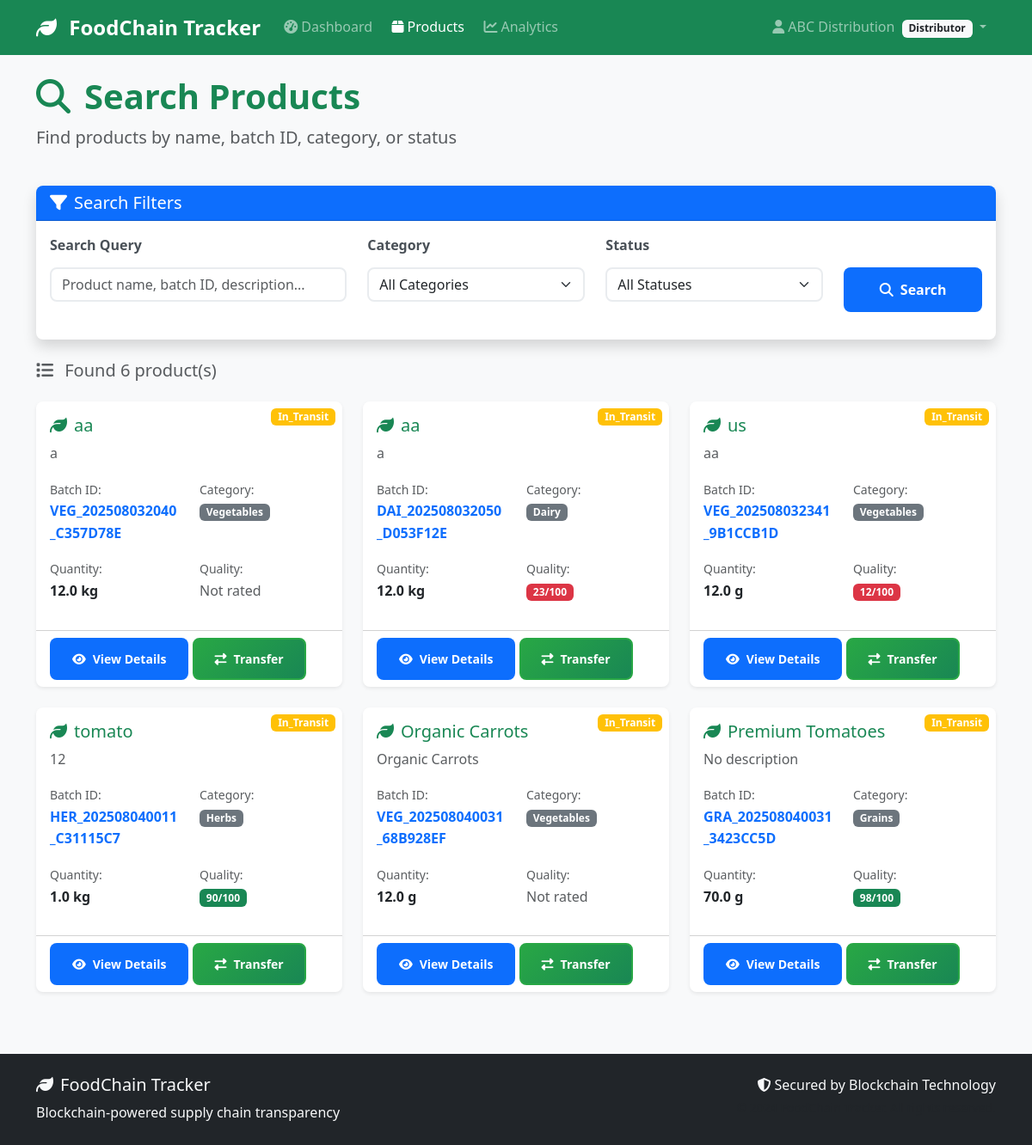
Page /products/search (signed in) on the earlier database version.
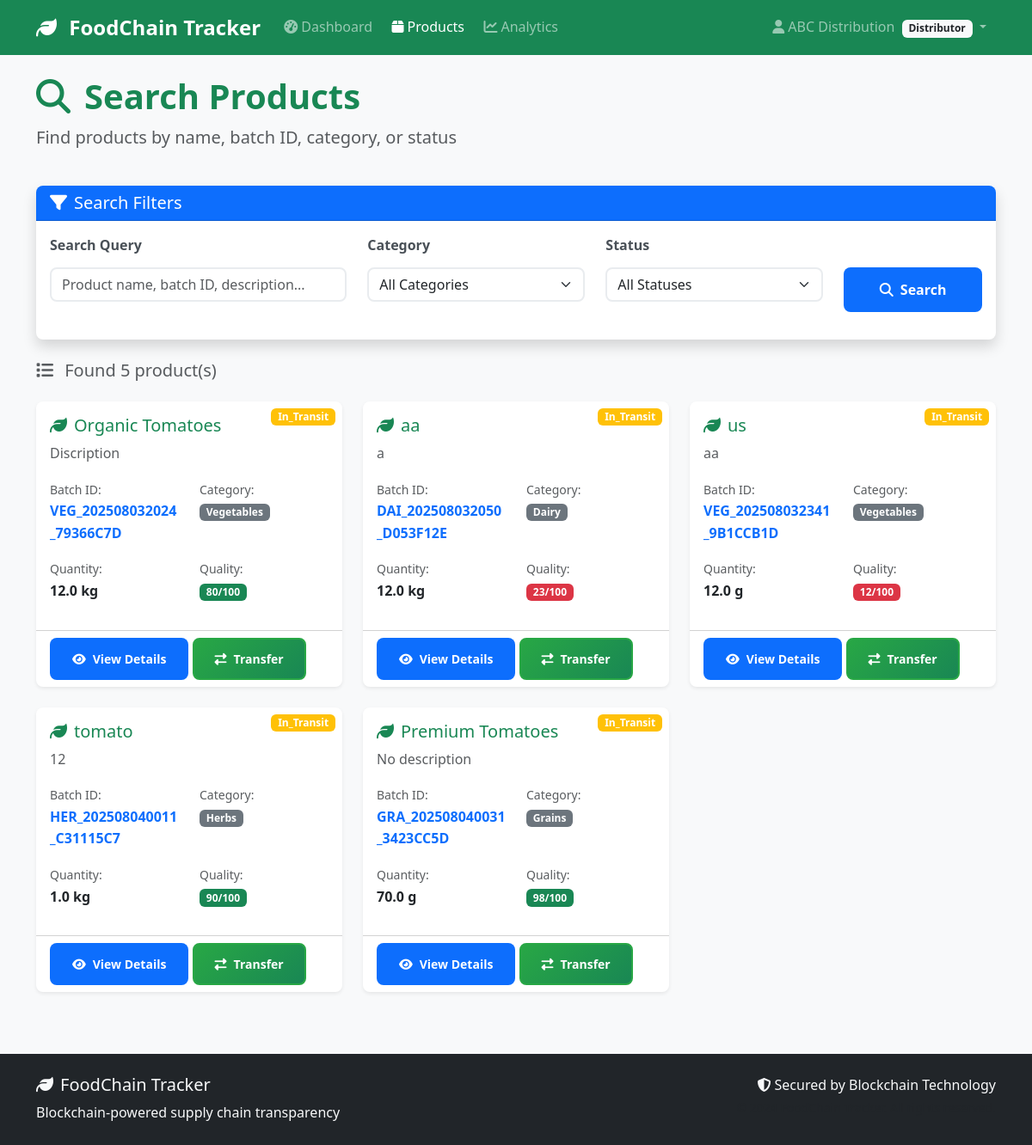
Same page on the later database version.
### models/user.py (models this page shows, shortened)
class User(UserMixin, db.Model):
    __tablename__ = 'users'
    id = db.Column(db.Integer, primary_key=True)
    username = db.Column(db.String(80), unique=True, nullable=False)
    email = db.Column(db.String(120), unique=True, nullable=False)
    password_hash = db.Column(db.String(200), nullable=False)
    full_name = db.Column(db.String(100), nullable=False)
    phone = db.Column(db.String(20))
    address = db.Column(db.Text)
    role = db.Column(db.String(20), nullable=False)  # 'farmer', 'distributor', 'retailer', 'inspector'
    company_name = db.Column(db.String(100))
    license_number = db.Column(db.String(50))  # Business license or certification
    is_active = db.Column(db.Boolean, default=True)
    is_verified = db.Column(db.Boolean, default=False)  # For business verification
    created_at = db.Column(db.DateTime, default=datetime.utcnow)
    last_login = db.Column(db.DateTime)
    products_created = db.relationship('Product', foreign_keys='Product.created_by',
                                     backref='creator', lazy='dynamic')
    sent_transactions = db.relationship('Transaction', foreign_keys='Transaction.from_user_id',
                                      backref='sender', lazy='dynamic')
    received_transactions = db.relationship('Transaction', foreign_keys='Transaction.to_user_id',
                                          backref='receiver', lazy='dynamic')
    def get_role_display(self):
        role_names = {
            'farmer': 'Farmer/Producer',
            'distributor': 'Distributor',
            'retailer': 'Retailer',
            'inspector': 'Inspector'
        }
        return role_names.get(self.role, self.role.title())
    def can_create_products(self):
        return self.role == 'farmer'
    def can_transfer_products(self):
        return self.role in ['farmer', 'distributor']

### models/product.py (models this page shows, shortened)
class Product(db.Model):
    __tablename__ = 'products'
    id = db.Column(db.Integer, primary_key=True)
    batch_id = db.Column(db.String(50), unique=True, nullable=False)
    name = db.Column(db.String(100), nullable=False)
    category = db.Column(db.String(50), nullable=False)  # 'vegetables', 'fruits', 'grains', etc.
    description = db.Column(db.Text)
    quantity = db.Column(db.Float, nullable=False)  # Amount of product
    unit = db.Column(db.String(20), nullable=False)  # 'kg', 'tons', 'boxes', etc.
    quality_grade = db.Column(db.String(10))  # 'A', 'B', 'C', or custom grading
    quality_score = db.Column(db.Integer)  # 0-100 quality score
    origin_location = db.Column(db.String(200))  # Where product was produced
    harvest_date = db.Column(db.Date)
    expiry_date = db.Column(db.Date)
    current_location = db.Column(db.String(200))
    status = db.Column(db.String(50), default='created')  # 'created', 'in_transit', 'delivered', 'expired'
    temperature = db.Column(db.Float)  # Celsius
    humidity = db.Column(db.Float)     # Percentage
    pressure = db.Column(db.Float)     # For certain products
    created_by = db.Column(db.Integer, db.ForeignKey('users.id'), nullable=False)
    current_owner_id = db.Column(db.Integer, db.ForeignKey('users.id'), nullable=False)
    created_at = db.Column(db.DateTime, default=datetime.utcnow)
    updated_at = db.Column(db.DateTime, default=datetime.utcnow, onupdate=datetime.utcnow)
    current_owner = db.relationship('User', foreign_keys=[current_owner_id], backref='owned_products')
    transactions = db.relationship('Transaction', backref='product', lazy='dynamic', cascade='all, delete-orphan')

### routes/products.py (the view)
@products_bp.route('/search')
@login_required
def search_products():
    query = request.args.get('q', '')
    category = request.args.get('category', '')
    status = request.args.get('status', '')
    products_query = Product.query
    if query:
        products_query = products_query.filter(
            (Product.name.contains(query)) |
            (Product.batch_id.contains(query)) |
            (Product.description.contains(query))
        )
    if category:
        products_query = products_query.filter_by(category=category)
    if status:
        products_query = products_query.filter_by(status=status)
    if current_user.role == 'farmer':
        products_query = products_query.filter_by(created_by=current_user.id)
    elif current_user.role in ['distributor', 'retailer']:
        products_query = products_query.filter_by(current_owner_id=current_user.id)
    products = products_query.all()
    categories = db.session.query(Product.category.distinct()).all()
    statuses = db.session.query(Product.status.distinct()).all()
    return render_template('products/search.html',
                         products=products,
                         categories=[c[0] for c in categories],
                         statuses=[s[0] for s in statuses],
                         current_query=query,
                         current_category=category,
                         current_status=status)

### templates/products/search.html (shortened to what this page needs)
{% extends "base.html" %}
{% block content %}
<div class="row mb-4">
    <div class="col-md-8">
        <h1 class="display-6 fw-bold text-success">
            <i class="fas fa-search me-3"></i>Search Products
        </h1>
        <p class="lead text-muted">Find products by name, batch ID, category, or status</p>
    </div>
    <div class="col-md-4 text-end">
    </div>
</div>
<div class="row mb-4">
    <div class="col-12">
        <div class="card shadow">
            <div class="card-header bg-primary text-white">
                <h5 class="mb-0">
                    <i class="fas fa-filter me-2"></i>Search Filters
                </h5>
            </div>
            <div class="card-body">
                <form method="GET">
                    <div class="row">
                        <div class="col-md-4 mb-3">
                            <label for="q" class="form-label">Search Query</label>
                            <input type="text" class="form-control" id="q" name="q"
                                   value="{{ current_query }}"
                                   placeholder="Product name, batch ID, description...">
                        </div>
                        <div class="col-md-3 mb-3">
                            <label for="category" class="form-label">Category</label>
                            <select class="form-select" id="category" name="category">
                                <option value="">All Categories</option>
                            </select>
                        </div>
                        <div class="col-md-3 mb-3">
                            <label for="status" class="form-label">Status</label>
                            <select class="form-select" id="status" name="status">
                                <option value="">All Statuses</option>
                            </select>
                        </div>
                        <div class="col-md-2 mb-3">
                            <label class="form-label">&nbsp;</label>
                            <div class="d-grid">
                                <button type="submit" class="btn btn-primary">
                                    <i class="fas fa-search me-2"></i>Search
                                </button>
                            </div>
                        </div>
                    </div>
                </form>
            </div>
        </div>
    </div>
</div>
{% if products %}
    <div class="row mb-3">
        <div class="col-12">
            <h5 class="text-muted">
                <i class="fas fa-list me-2"></i>
                Found {{ products|length }} product(s)
            </h5>
        </div>
    </div>
    <div class="row">
        {% for product in products %}
            <div class="col-lg-4 col-md-6 mb-4">
                <div class="card h-100 shadow-sm">
                    <div class="position-relative">
                        <span class="position-absolute top-0 end-0 m-2 badge bg-{{ 'success' if product.status == 'created' else 'warning' if product.status == 'in_transit' else 'info' if product.status == 'delivered' else 'danger' }}">
                            {{ product.status.title() }}
                        </span>
                    </div>
                    <div class="card-body">
                        <h5 class="card-title text-success">
                            <i class="fas fa-leaf me-2"></i>{{ product.name }}
                        </h5>
                        <p class="card-text text-muted">{{ product.description[:100] if product.description else 'No description' }}{% if product.description and product.description|length > 100 %}...{% endif %}</p>
                        <div class="row mb-3">
                            <div class="col-6">
                                <small class="text-muted">Batch ID:</small><br>
                                <strong class="text-primary">{{ product.batch_id }}</strong>
                            </div>
                            <div class="col-6">
                                <small class="text-muted">Category:</small><br>
                                <span class="badge bg-secondary">{{ product.category.title() }}</span>
                            </div>
                        </div>
                        <div class="row mb-3">
                            <div class="col-6">
                                <small class="text-muted">Quantity:</small><br>
                                <strong>{{ product.quantity }} {{ product.unit }}</strong>
                            </div>
                            <div class="col-6">
                                <small class="text-muted">Quality:</small><br>
                                {% if product.quality_score %}
                                    <span class="badge bg-{{ 'success' if product.quality_score >= 80 else 'warning' if product.quality_score >= 60 else 'danger' }}">
                                        {{ product.quality_score }}/100
                                    </span>
                                {% else %}
                                    <span class="text-muted">Not rated</span>
                                {% endif %}
                            </div>
                        </div>
                    </div>
                    <div class="card-footer bg-transparent">
                        <a href="{{ url_for('products.view_product', id=product.id) }}" class="btn btn-primary btn-sm">
                            <i class="fas fa-eye me-2"></i>View Details
                        </a>
                        {% if current_user.id == product.current_owner_id and current_user.can_transfer_products() %}
                            <a href="{{ url_for('products.transfer_product', id=product.id) }}" class="btn btn-success btn-sm">
                                <i class="fas fa-exchange-alt me-2"></i>Transfer
                            </a>
                        {% endif %}
                    </div>
                </div>
            </div>
        {% endfor %}
    </div>
{% endif %}
{% endblock %}

### templates/base.html (shortened to what this page needs)
<!DOCTYPE html>
<html lang="en">
<head>
    <link href="https://cdn.jsdelivr.net/npm/bootstrap@5.3.0/dist/css/bootstrap.min.css" rel="stylesheet">
    <link href="https://cdnjs.cloudflare.com/ajax/libs/font-awesome/6.4.0/css/all.min.css" rel="stylesheet">
    <link href="{{ url_for('static', filename='css/style.css') }}" rel="stylesheet">
</head>
<body>
    <nav class="navbar navbar-expand-lg navbar-dark bg-success">
        <div class="container">
            <a class="navbar-brand" href="{{ url_for('index') }}">
                <i class="fas fa-leaf me-2"></i>
                FoodChain Tracker
            </a>
            <div class="collapse navbar-collapse" id="navbarNav">
                <ul class="navbar-nav me-auto">
                    {% if current_user.is_authenticated %}
                        <li class="nav-item">
                            <a class="nav-link" href="{{ url_for('dashboard.main') }}">
                                <i class="fas fa-tachometer-alt me-1"></i>Dashboard
                            </a>
                        </li>
                        <li class="nav-item">
                            <a class="nav-link" href="{{ url_for('products.list_products') }}">
                                <i class="fas fa-box me-1"></i>Products
                            </a>
                        </li>
                        <li class="nav-item">
                            <a class="nav-link" href="{{ url_for('analytics.dashboard') }}">
                                <i class="fas fa-chart-line me-1"></i>Analytics
                            </a>
                        </li>
                    {% endif %}
                </ul>
                <ul class="navbar-nav">
                    {% if current_user.is_authenticated %}
                        <li class="nav-item dropdown">
                            <a class="nav-link dropdown-toggle" href="#" id="navbarDropdown" role="button" data-bs-toggle="dropdown">
                                <i class="fas fa-user me-1"></i>{{ current_user.full_name }}
                                <span class="badge bg-light text-dark ms-1">{{ current_user.get_role_display() }}</span>
                            </a>
                        </li>
                    {% endif %}
                </ul>
            </div>
        </div>
    </nav>
    <main class="container my-4">
        {% block content %}{% endblock %}
    </main>
    <footer class="bg-dark text-light py-4 mt-5">
        <div class="container">
            <div class="row">
                <div class="col-md-6">
                    <h5><i class="fas fa-leaf me-2"></i>FoodChain Tracker</h5>
                    <p class="mb-0">Blockchain-powered supply chain transparency</p>
                </div>
                <div class="col-md-6 text-md-end">
                    <p class="mb-0">
                        <i class="fas fa-shield-alt me-1"></i>Secured by Blockchain Technology
                    </p>
                    <small class="text-muted">© 2024 FoodChain Tracker. All rights reserved.</small>
                </div>
            </div>
        </div>
    </footer>
</body>
</html>

### static/css/style.css (style rules this page uses)
:root { --primary-green: #28a745; --secondary-green: #20c997; --success-green: #198754; --warning-orange: #fd7e14; --danger-red: #dc3545; --info-blue: #0dcaf0; --dark-blue: #0d6efd; --light-gray: #f8f9fa; --border-radius: 0.5rem; --shadow: 0 0.125rem 0.25rem rgba(0, 0, 0, 0.075); --shadow-lg: 0 1rem 3rem rgba(0, 0, 0, 0.175); }
body { font-family: 'Segoe UI', Tahoma, Geneva, Verdana, sans-serif; background-color: #f8f9fa; line-height: 1.6; }
.navbar-brand { font-weight: 700; font-size: 1.5rem; }
.navbar-nav .nav-link { font-weight: 500; border-radius: var(--border-radius); margin: 0 0.2rem; transition: all 0.3s ease; }
.card { border: none; border-radius: var(--border-radius); box-shadow: var(--shadow); transition: all 0.3s ease; }
.card-header { border-radius: var(--border-radius) var(--border-radius) 0 0 !important; font-weight: 600; }
.form-control, .form-select { border-radius: var(--border-radius); border: 2px solid #e9ecef; transition: all 0.3s ease; }
.form-label { font-weight: 600; color: #495057; margin-bottom: 0.75rem; }
.btn { border-radius: var(--border-radius); font-weight: 600; padding: 0.75rem 1.5rem; transition: all 0.3s ease; border: 2px solid transparent; }
.btn-success { background: linear-gradient(135deg, var(--primary-green) 0%, var(--success-green) 100%); border-color: var(--primary-green); }

Differences in the rows shown:
no longer on this page (row edited): Product: status "In_Transit", name "aa", description "a", batch_id "VEG_202508032040_C357D78E", category "Vegetables", quantity "12.0", unit "kg", quality_score "Not rated"
no longer on this page (row edited): Product: status "In_Transit", name "Organic Carrots", description "Organic Carrots", batch_id "VEG_202508040031_68B928EF", category "Vegetables", quantity "12.0", unit "g", shows "Not rated"
now on this page (row edited): Product: status "In_Transit", name "Organic Tomatoes", description "Discription", batch_id "VEG_202508032024_79366C7D", category "Vegetables", quantity "12.0", unit "kg", quality_score "80"
Other differences:
{{ products|length }}: "6" → "5"
